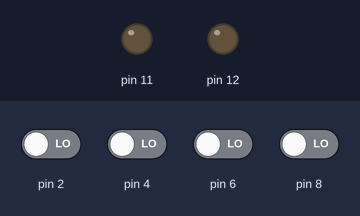
Bench run of a sketch on a simulated Arduino Uno, built with avr-gcc and run on an emulated ATmega328P. Shown: output pins drawn as LEDs (lit = HIGH). The inputs (shaded band) are chosen by the test bench; at power-on: pin 2, pin 4, pin 6, pin 8 LOW.

Above: at 1.2 s.
1.3 s: pin 2 driven HIGH
At 1.6 s:
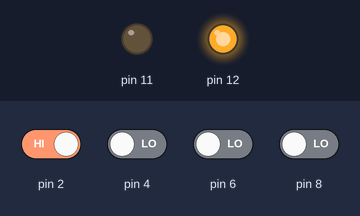
2.8 s: pin 2 driven LOW
At 4.0 s:
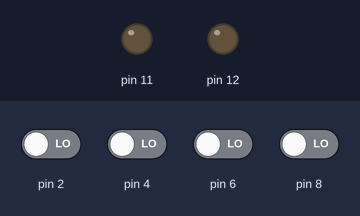
4.3 s: pin 4 driven HIGH
At 5.1 s:
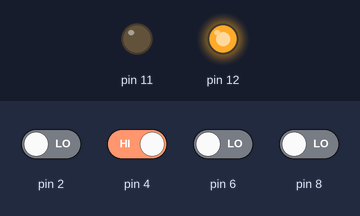
Timing chart, 0 to 7.3 s (numbered marks = the images above; inputs shaded):
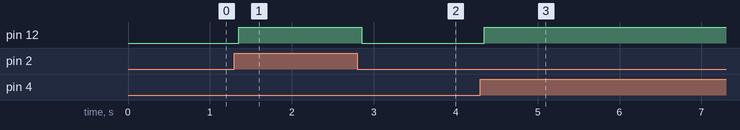

Measured:
- after the input at 1.3 s, pin 12: LOW → HIGH after 0.05 s
- after the input at 2.8 s, pin 12: HIGH → LOW after 0.05 s
- after the input at 4.3 s, pin 12: LOW → HIGH after 0.05 s

The sketch:

Programa3-PortasLogicas.ino
```cpp
// Programa que simula o funcionamento
// das portas lógicas 'E' e 'OU'

// variáveis
int b1, b2, b3, b4;

void setup() {
  //definindo as portas de saída
  pinMode(12,OUTPUT);
  pinMode(11,OUTPUT);

  //definindo as portas de entrada
  pinMode(8,INPUT);
  pinMode(6,INPUT);
  pinMode(4,INPUT);
  pinMode(2,INPUT);

}

void loop() {
  // lê o valor na porta e armazena na variável
  b1 = digitalRead(8);
  b2 = digitalRead(6);
  b3 = digitalRead(4);
  b4 = digitalRead(2);

  // botões para a lógica 'E'
  if (b1 == HIGH && b2 == HIGH){
    digitalWrite(10,HIGH);
  }else {
    digitalWrite (10,LOW);
  }
  delay(50);

  // botões para a lógica 'OU'
  if (b3 == HIGH || b4 == HIGH){
    digitalWrite(12,HIGH);
  }else {
    digitalWrite (12,LOW);
  }
  delay(50);
}
```
